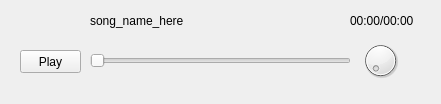
<?xml version="1.0" encoding="UTF-8"?>
<ui version="4.0">
 <class>Form</class>
 <widget class="QWidget" name="Form">
  <property name="geometry">
   <rect>
    <x>0</x>
    <y>0</y>
    <width>441</width>
    <height>104</height>
   </rect>
  </property>
  <property name="windowTitle">
   <string>Form</string>
  </property>
  <property name="styleSheet">
   <string notr="true">&quot;</string>
  </property>
  <widget class="QSlider" name="playback_slider">
   <property name="geometry">
    <rect>
     <x>90</x>
     <y>51</y>
     <width>261</width>
     <height>20</height>
    </rect>
   </property>
   <property name="orientation">
    <enum>Qt::Horizontal</enum>
   </property>
  </widget>
  <widget class="QLabel" name="song_name_lbl">
   <property name="geometry">
    <rect>
     <x>90</x>
     <y>10</y>
     <width>261</width>
     <height>21</height>
    </rect>
   </property>
   <property name="text">
    <string>song_name_here</string>
   </property>
  </widget>
  <widget class="QPushButton" name="play_button">
   <property name="geometry">
    <rect>
     <x>20</x>
     <y>50</y>
     <width>61</width>
     <height>23</height>
    </rect>
   </property>
   <property name="text">
    <string>Play</string>
   </property>
  </widget>
  <widget class="QDial" name="volume_knob">
   <property name="geometry">
    <rect>
     <x>360</x>
     <y>40</y>
     <width>41</width>
     <height>41</height>
    </rect>
   </property>
   <property name="styleSheet">
    <string notr="true">QToolTip { color: #ffffff; background-color: #2a82da; border: 1px solid white; }</string>
   </property>
  </widget>
  <widget class="QLabel" name="song_time_lbl">
   <property name="geometry">
    <rect>
     <x>350</x>
     <y>10</y>
     <width>71</width>
     <height>21</height>
    </rect>
   </property>
   <property name="text">
    <string>00:00/00:00</string>
   </property>
  </widget>
 </widget>
 <resources/>
 <connections/>
</ui>
